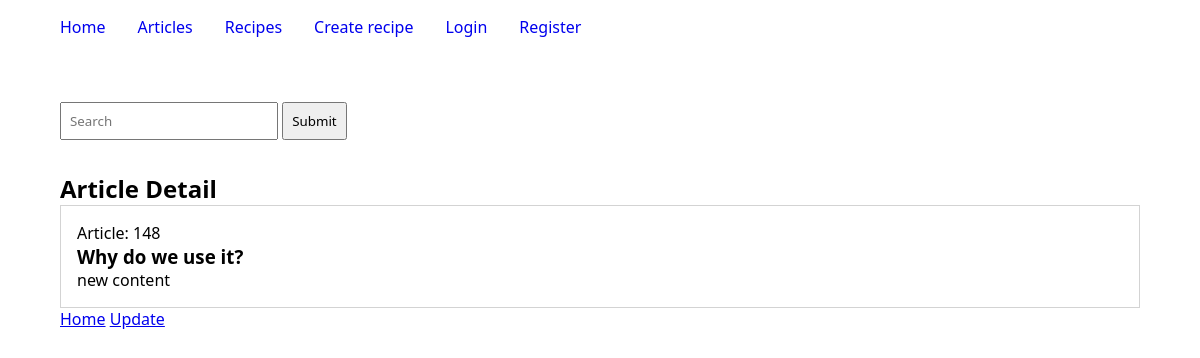
The page /article/why-do-we-use-it on the database its author committed.
### articles/models.py (models this page shows, shortened)
class Article(models.Model):
    author = models.ForeignKey(User, on_delete=models.SET_NULL, null=True, blank=True)
    slug = models.SlugField(blank=True, null=True)
    title = models.CharField(max_length=120)
    content = models.TextField()
    created = models.DateTimeField(auto_now_add=True)
    updated = models.DateTimeField(auto_now=True)
    class Meta:
        ordering = ["-id"]
    def get_absolute_url(self):
        url = f"/article/{self.slug}"
        return url

### articles/views.py (the view)
# urls.py: path("article/<slug:slug>", detail, name="article-detail"),
def detail(request, slug):
    try:
        article = Article.objects.get(slug=slug)
        print(article.get_absolute_url())
    except Exception as e:
        error = e
        messages.error(request, f"{error}")
        return redirect("articles:home")
    except Article.DoesNotExist:
        raise Http404
    context = {"article": article}
    return render(request, "articles/detail.html", context=context)

### articles/templates/articles/detail.html (shortened to what this page needs)
{% extends "articles/index.html" %}
{% block content %}
<Section class="main-section">
    <h2>Article Detail</h2>
    <div class="contents">
        <div class="content">
            <p>Article: {{ article.id }}</p>
            <h3>{{ article.title }}</h3>
            <p>{{ article.content }}</p>
        </div>
    </div>
    <a href="{% url 'articles:home' %}">Home</a>
    <a href="{% url 'articles:article-edit' article.slug %}">Update</a>
</Section>
{% endblock content %}

### articles/templates/articles/index.html (style rules this page uses)
.main-section { width: 90%; margin: 2rem auto 0 auto; }
.contents { display: flex; justify-content: flex-start; flex-wrap: wrap; gap: 2rem; }
.content { border: 1px solid lightgray; padding: 1rem; word-break: break-all; flex: 1 0 30%; }

### rows shown on the page
Article: id "148", title "Why do we use it?", content "new content"
